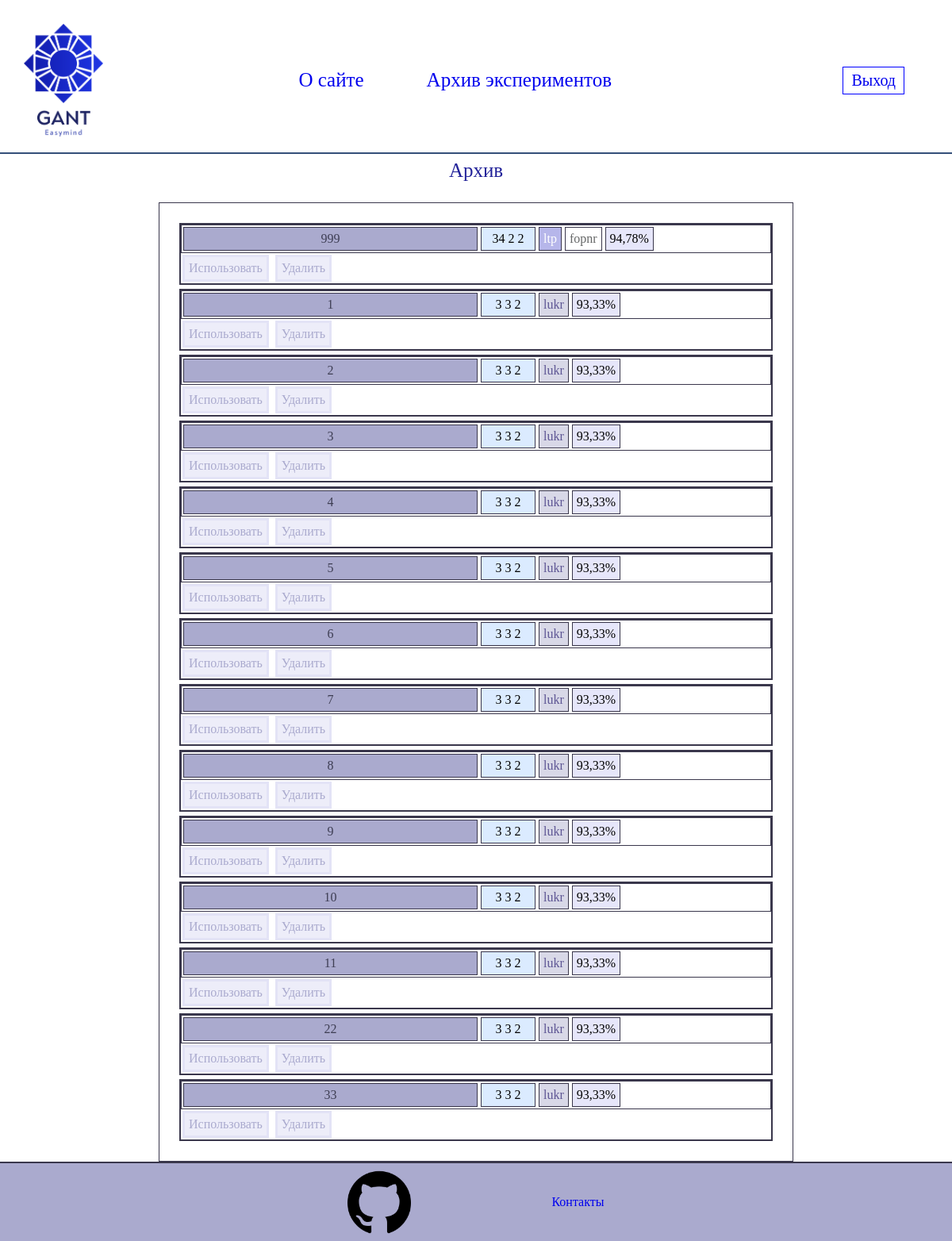
Before: /archive/ (signed in) with the older database file.
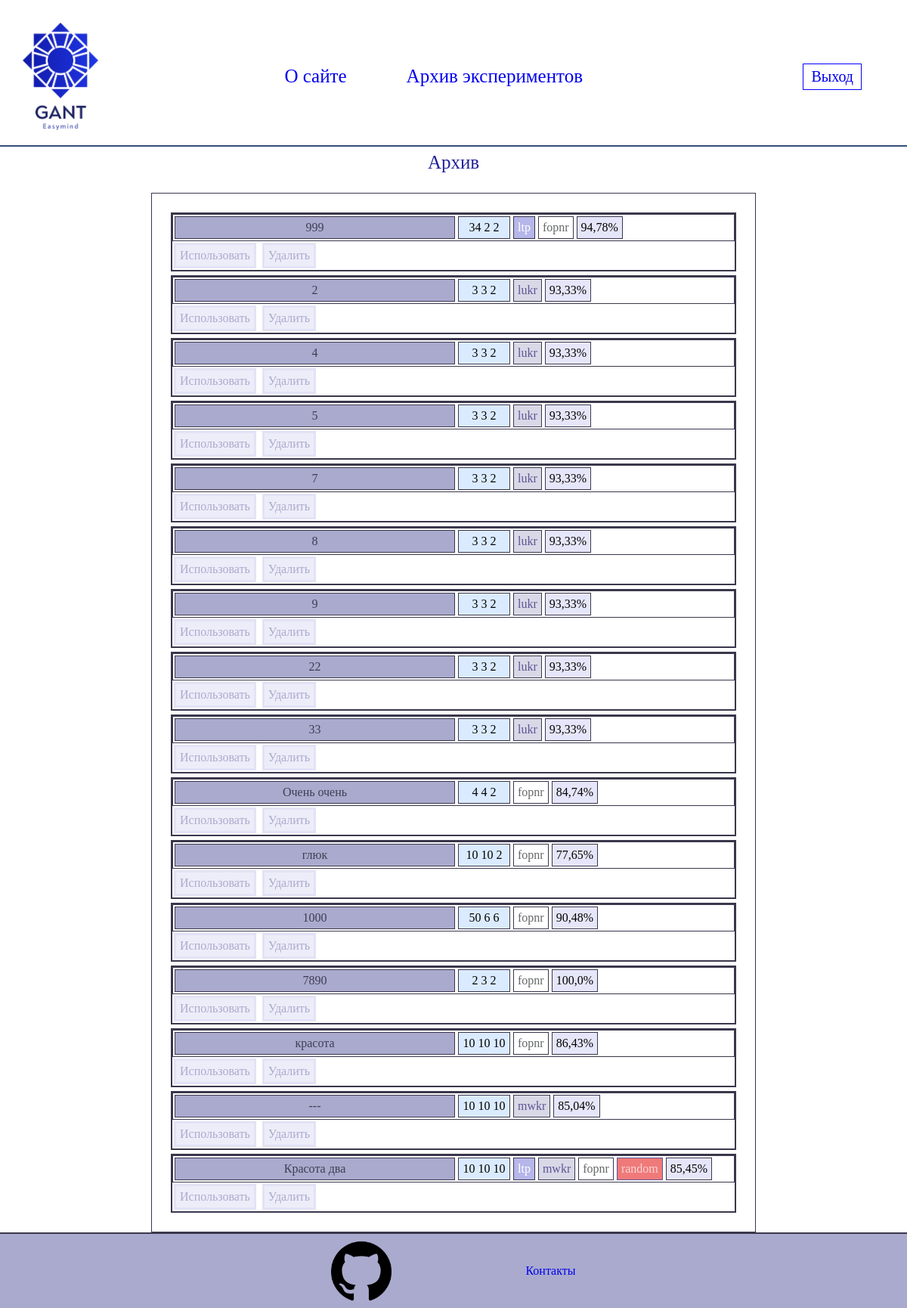
After: the same page with the newer database file.
### interface/models.py (models this page shows)
class ArchiveLetter(models.Model):
    explain = models.TextField(null=True, blank=True)
    method = models.TextField()
    rating = models.TextField()
    details = models.IntegerField()
    tools = models.IntegerField()
    series = models.IntegerField()
    name = models.ForeignKey(User, on_delete=models.CASCADE)

### interface/views.py (the view)
# urls.py: path('archive/', archive, name='archive'),
def archive(request: HttpRequest):
    text, context = {}, {}
    if request.user.is_authenticated:
        if request.method == "POST" and request.POST.get('logic') == "get":
            return redirect('data_info')
        elif request.method == "POST":
            add_to_archive(request)
            return HttpResponse("<h1>Данные успешно сохранены</h1>"
                                "<a href='/result'>Вернуться</a>")
        if request.method == "GET" and request.GET.get('record_id') is not None:
            print("YYEEEES THAT WOOOOOOOOOOORKS!!!!!!!!!!!!")
            print(request.GET.get('record_id'))
            del_records_from_archive(request)
            return redirect('archive')
        else:
            context = get_from_archive(request)
            text['h1'] = "Архив"
    else:
        text['h1'] = "Пожалуйста авторизируйтесь"
    return render(request, 'interface/archive.html', {'menu': menu,
                                                      'context': context,
                                                      'texts': text
                                                      })

### interface/logic_models.py (called while the page is built)
def get_from_archive(request):
    print("get_from_archive: start")
    user_pk = request.user.pk
    user = User.objects.get(pk=user_pk)
    d = ArchiveLetter.objects.filter(name=user)
    context = []
    for i in d.values():
        j = ArchiveData.objects.filter(record_number=i['id'])
        z = j.values()
        make_list = i['method']
        make_list = make_list.replace('[', '')
        make_list = make_list.replace(']', '')
        make_list = make_list.replace("'", "")
        make_list = make_list.replace(" ", "")
        make_list = make_list.split(',')
        i['method'] = make_list
        stec2 = stec_returner(z)
        i['data'] = stec2
        print(i.get('data'))
        context.append(i)
    return context

def stec_returner(a: list) -> tuple:
    print('start func: stec_returner', "*" * 50)
    big_stec = []
    stec = []
    for i in a:
        x = i['detail_tools_number']
        if x == 0:
            if len(stec) > 0:
                big_stec.append(tuple(stec))
            stec = []
        stec.append(i['detail_time'])
    big_stec.append(tuple(stec))
    print(big_stec)
    print('stec_returner: end func' )
    return big_stec

### interface/templates/interface/archive.html (shortened to what this page needs)
{% extends 'interface/base.html' %}
{% block content %}
{% load static %}
<div class="BoxMaster">
<link rel="stylesheet" href="{% static 'interface/css/archive.css'%}" type="text/css">
<h1>{{texts.h1}}</h1>
{%if request.user.is_authenticated%}
    <div class="container">
        <ul>
            {% for i in context%}
                <div>
                    <form action="{% url 'data_info'%}" method="get">
                        <li>
                            <div class="li_cont">
                            <button type="button" onclick="OpenInput(this)" id="{{forloop.counter}}"
                            class="str_button" style="border: #3a374c solid 1px">
                                <div class="string-button">
                                    <div class="explain1">
                                        {{i.explain}}
                                    </div>
                                    <div class="parametrice">
                                        {{i.details}}
                                        {{i.tools}}
                                        {{i.series}}
                                    </div>
                                        {% for j in i.method%}
                                            <div class="method-{{j}}">
                                                {{j}}
                                            </div>
                                        {% endfor %}
                                    <div class="rating" style="border: #3a374c 1px solid">
                                        {{i.rating}}%
                                    </div>
                                </div>
                            </button>
                                <div>
                            <button class="Arch_button" type="submit" >Использовать</button>
                            <button class="Arch_button" type="button"  type="button" onclick = "ChangeURL(this)" id="R{{forloop.counter}}">Удалить</button>
                                </div>
                                </div>
                        </li>
                    </form>
                </div>
            {% endfor %}
        </ul>
    </div>
{% else %}
    <div>
        <p>
            Доступ к архиву предоставлен только авторизированным пользователям
        </p>
    </div>
{% endif %}
<div class="pusher">
</div>
</div>
{% endblock %}

Changed rows visible on the page:
removed ArchiveLetter: explain "1", details "3", tools "3", series "2", method "lukr", rating "93,33"
removed ArchiveLetter: explain "3", details "3", tools "3", series "2", method "lukr", rating "93,33"
removed ArchiveLetter: explain "6", details "3", tools "3", series "2", method "lukr", rating "93,33"
removed ArchiveLetter: explain "10", details "3", tools "3", series "2", method "lukr", rating "93,33"
removed ArchiveLetter: explain "11", details "3", tools "3", series "2", method "lukr", rating "93,33"
added ArchiveLetter: explain "Очень очень", details "4", tools "4", series "2", method "fopnr", rating "84,74"
added ArchiveLetter: explain "глюк", details "10", tools "10", series "2", method "fopnr", rating "77,65"
added ArchiveLetter: explain "1000", details "50", tools "6", series "6", method "fopnr", rating "90,48"
added ArchiveLetter: explain "7890", details "2", tools "3", series "2", method "fopnr", rating "100,0"
added ArchiveLetter: explain "красота", details "10", tools "10", series "10", method "fopnr", rating "86,43"
added ArchiveLetter: explain "---", details "10", tools "10", series "10", method "mwkr", rating "85,04"
added ArchiveLetter: explain "Красота два", details "10", tools "10", series "10", method "ltp" "mwkr" "fopnr" "random", rating "85,45"
